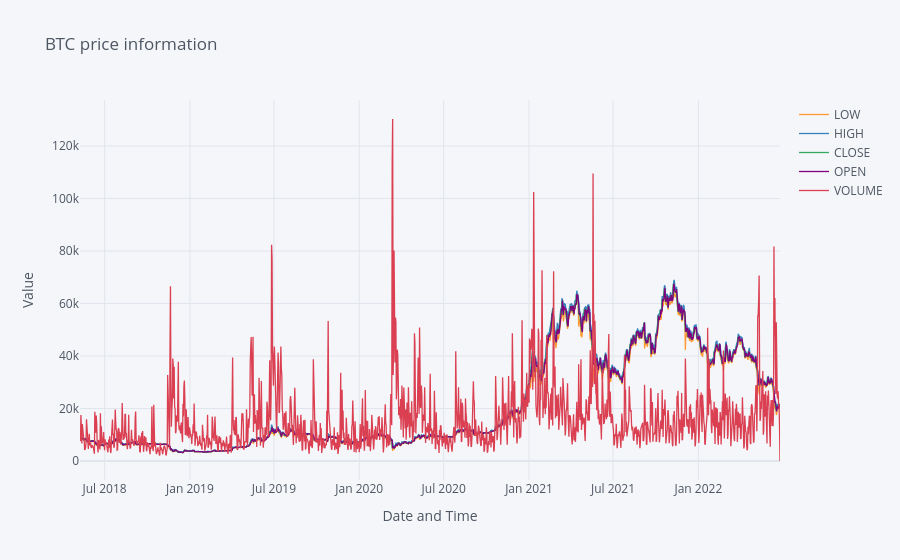

Write notebook code for a chart like this one.
### Code cell
plyo.iplot(
    coin_data.iplot(
        asFigure = True, 
        title = 'BTC price information', 
        xTitle = 'Date and Time', 
        yTitle = 'Value', 
        size = 3.5, 
        scale = 'log'
    ), 
    image = 'png', 
    filename = 'bitcoin_chart'
)

### Figure 1 — Plotly figure (JSON) as saved in the notebook; plotly's stock layout.template omitted (floating-point values rounded to 4 significant figures; data arrays with more than 128 entries replaced by an {"elided": "..."} marker saying what was removed)
{"data": [{"line": {"color": "rgba(255, 153, 51, 1.0)", "dash": "solid", "shape": "linear", "width": 1.3}, "mode": "lines", "name": "LOW", "text": "", "type": "scatter", "x": {"elided": "1510 str values"}, "y": {"elided": "1510 float values"}}, {"line": {"color": "rgba(55, 128, 191, 1.0)", "dash": "solid", "shape": "linear", "width": 1.3}, "mode": "lines", "name": "HIGH", "text": "", "type": "scatter", "x": {"elided": "1510 str values"}, "y": {"elided": "1510 float values"}}, {"line": {"color": "rgba(50, 171, 96, 1.0)", "dash": "solid", "shape": "linear", "width": 1.3}, "mode": "lines", "name": "CLOSE", "text": "", "type": "scatter", "x": {"elided": "1510 str values"}, "y": {"elided": "1510 float values"}}, {"line": {"color": "rgba(128, 0, 128, 1.0)", "dash": "solid", "shape": "linear", "width": 1.3}, "mode": "lines", "name": "OPEN", "text": "", "type": "scatter", "x": {"elided": "1510 str values"}, "y": {"elided": "1510 float values"}}, {"line": {"color": "rgba(219, 64, 82, 1.0)", "dash": "solid", "shape": "linear", "width": 1.3}, "mode": "lines", "name": "VOLUME", "text": "", "type": "scatter", "x": {"elided": "1510 str values"}, "y": {"elided": "1510 float values"}}], "layout": {"legend": {"bgcolor": "#F5F6F9", "font": {"color": "#4D5663"}}, "paper_bgcolor": "#F5F6F9", "plot_bgcolor": "#F5F6F9", "title": {"font": {"color": "#4D5663"}, "text": "BTC price information"}, "xaxis": {"gridcolor": "#E1E5ED", "showgrid": true, "tickfont": {"color": "#4D5663"}, "title": {"font": {"color": "#4D5663"}, "text": "Date and Time"}, "zerolinecolor": "#E1E5ED"}, "yaxis": {"gridcolor": "#E1E5ED", "showgrid": true, "tickfont": {"color": "#4D5663"}, "title": {"font": {"color": "#4D5663"}, "text": "Value"}, "zerolinecolor": "#E1E5ED"}}}
